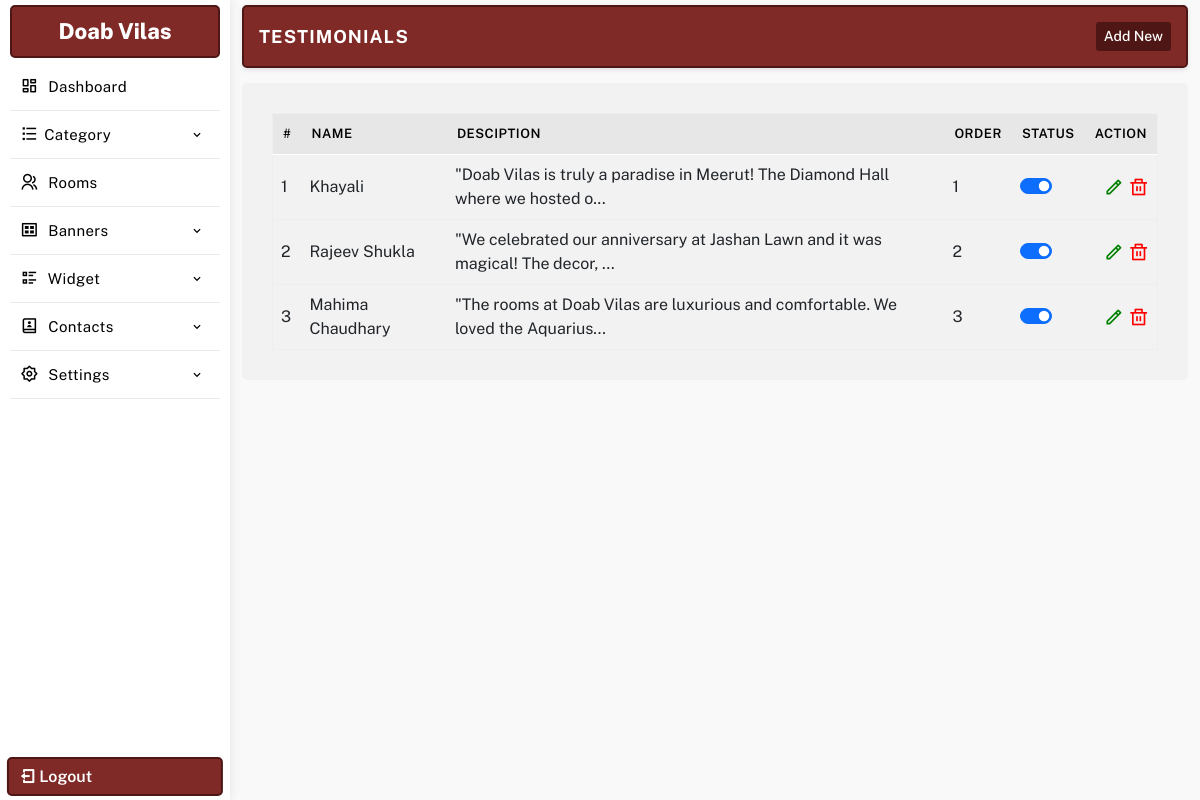
Screenshot of /manager/testimonials.php (signed in) with the database file from the repository.
### tables this page shows
CREATE TABLE `settings` (
  `id` int(11) NOT NULL,
  `web_name` varchar(255) NOT NULL,
  `email_id` varchar(255) NOT NULL,
  `alternate_email_id` varchar(255) NOT NULL,
  `contact_no` varchar(255) NOT NULL,
  `alternate_no` varchar(255) NOT NULL,
  `whatsapp_no` varchar(255) NOT NULL,
  `reception_time` varchar(255) NOT NULL DEFAULT '',
  `address` text NOT NULL,
  `youtubelink` varchar(255) NOT NULL,
  `map_iframe` longtext NOT NULL,
  `facebook` varchar(255) NOT NULL,
  `youtube` varchar(255) NOT NULL,
  `instagram` varchar(255) NOT NULL,
  `twitter` varchar(255) NOT NULL,
  `linkedin` varchar(255) NOT NULL,
  `logo` varchar(255) NOT NULL,
  `meta_title` varchar(255) NOT NULL,
  `meta_keywords` varchar(255) NOT NULL,
  `meta_desc` text NOT NULL,
  `smart_classroom_desc` text DEFAULT NULL,
  `smart_classroom_text` varchar(255) DEFAULT '1st Smart Classroom',
  `brochure_file` varchar(500) DEFAULT '',
  `footerdesc` text NOT NULL,
  `googletag` text NOT NULL,
  `headercenterline` varchar(255) NOT NULL
);

CREATE TABLE `testimonials` (
  `id` int(11) NOT NULL,
  `category` varchar(255) NOT NULL,
  `title` text NOT NULL,
  `subtitle` varchar(255) DEFAULT NULL,
  `url` text NOT NULL,
  `desc` longtext NOT NULL,
  `file` varchar(255) NOT NULL,
  `order` varchar(255) NOT NULL,
  `status` int(255) NOT NULL
);

### manager/database/db.php (called while the page is built, shortened)
<?php session_start();
$con = mysqli_connect( DB_HOST, DB_USER, DB_PASSWORD, DB_NAME);
$sqlsetting = mysqli_query($con,"SELECT * FROM `settings`");
$rwlinks = mysqli_fetch_array($sqlsetting);
$websitename = $rwlinks['web_name'];
?>

### manager/testimonials.php (the view, shortened to what this page needs)
<?php require_once 'database/db.php';
	include 'include/header.php';
	include 'include/sidebar.php';
 ?>
<section class="main-dashboard">
<div class="container-fluid">
<div class="row">
<div class="col-md-12">
	<div class="page-title">
		<div class="title">
			<h3>Testimonials</h3>
		</div>
		<div class="createbtn">
			<a href="createtestimonial.php"> Add New</a>
		</div>
	</div>
</div>
<div class="col-md-12">
	<div class="page-content">
		<table class="table table-hover" id="myTable">
			<thead>
				<tr>
					<th>#</th>
					<th>Name</th>
					<th>Desciption</th>
					<th>Order</th>
					<th>Status</th>
					<th class="text-end">Action</th>
				</tr>
			</thead>
			<tbody>
			<?php
				$sqltc  = mysqli_query($con, "SELECT * FROM testimonials ORDER BY id ASC");
				if(mysqli_num_rows($sqltc)){
					$serial = 1;
					while($rwtc = mysqli_fetch_assoc($sqltc )){
						$tcid = $rwtc['id'];
			 ?>
				<tr id='remove<?php echo $tcid; ?>'>
					<td><?php echo $serial; ?></td>
					<td><?=$rwtc['title'];?></td>
					<td><?=substr($rwtc['desc'], 0, 80)."...";?></td>
					<td><?=$rwtc['order'];?></td>
					<td>
						<div class="form-check form-switch">
							<?php $checked = $rwtc['status']==1 ? "checked" : ""; ?>
						  <input class="form-check-input" type="checkbox" data-table="testimonials" ide="<?=$rwtc['id'];?>" <?=$checked;?>>
						</div>
					</td>
					<td class="text-end">
						<a href="updatetestimonial.php?id=<?=$tcid;?>" class="editbtn ri-pencil-line" ></a>
						<a href="javascript:"  ide="<?=$tcid; ?>" class='delbtn ri-delete-bin-line' ></a>
					</td>
				</tr>
		<?php $serial++; }} ?>
			</tbody>
		</table>
	</div>
</div>
</div>
</div>
</section>
<?php
	include "include/footer.php";
?>

### manager/include/sidebar.php (shortened to what this page needs)
<aside class="sidebar-menu-dashboard">
<div class="logo-n-toggle">
	<a href="dashboard.php"><?=$websitename;?></a>
</div>
<nav class="menu">
<ul class="aside-menu">
<li class="menu-item ">
	<a href="dashboard.php" class="menu-link">
	<span class="link-text"><i class="ri-dashboard-line"></i> Dashboard</span>
	</a>
</li>
<li class="menu-item has-submenu">
	<a href="javascript:" class="menu-link" id="parent-menu">
	<span class="link-text"><i class="ri-list-check"></i>Category</span>
	<i class='bx bx-chevron-down'></i>
	</a>
</li>
<li class="menu-item ">
	<a href="rooms.php" class="menu-link">
	<span class="link-text"><i class="ri-group-line"></i> Rooms</span>
	</a>
</li>
<li class="menu-item has-submenu">
<a href="javascript:" class="menu-link orders" id="parent-menu">
<span class="link-text"><i class="ri-gallery-view"></i> Banners</span>
<i class='bx bx-chevron-down'></i>
</a>
</li>
<li class="menu-item has-submenu">
<a href="javascript:" class="menu-link" id="parent-menu">
<div>
<span class="link-text"><i class="ri-list-check-2"></i> Widget</span>
</div>
<i class='bx bx-chevron-down'></i>
</a>
</li>
<li class="menu-item has-submenu">
<a href="javascript:" class="menu-link orders" id="parent-menu">
<div>
<span class="link-text"><i class="ri-contacts-book-2-line"></i> Contacts</span>
</div>
<i class='bx bx-chevron-down'></i>
</a>
</li>
<li class="menu-item has-submenu">
<a href="javascript:" class="menu-link orders" id="parent-menu">
<div>
<span class="link-text"><i class="ri-settings-2-line"></i> Settings</span>
</div>
<i class='bx bx-chevron-down'></i>
</a>
</li>
</ul>
</nav>
<a href="logout.php" class="logout-fixed"><i class="ri-logout-box-line"></i> Logout</a>
</aside>

### manager/css/style.css (style rules this page uses)
* { margin: 0; padding: 0; box-sizing: border-box; font-family: "Public Sans", sans-serif; }
:root { --text1-color: #a7a7a7; --primary-color: #7F2A26; --secondary-color: #4e1715; }
table { margin: 0 !important;border: 1px solid #eee !important; }
table thead { background: #e7e7e7;border-bottom: 1px solid #fff;color: #fff; }
table thead tr th { font-weight: 600 !important;font-size: 13px;border-bottom: 0 !important;padding: 10px !important;color: #000;text-transform: uppercase;letter-spacing: .5px; }
tr td { vertical-align: middle; }
p,h1,h2,h3,h4,h5,h6 { margin: 0; }
a { text-decoration: none; color: #000; }
ul { list-style: none; padding: 0; margin: 0; }
.addimage, .editbtn,.delbtn { font-size: 20px; }
.editbtn { color: green; }
.delbtn { color: red; }
aside { width: 230px; height: 100vh; transition: all .4s linear; float: left; box-shadow: 1px 0 10px rgb(0 0 0 / 8%); position: relative; padding: 5px 10px; }
.logo-n-toggle { display: flex; justify-content: center; align-items: center; padding: 8px 10px; border: 2px solid var(--secondary-color); border-radius: 5px; background: var(--primary-color); }
.logo-n-toggle a { display: block; transition: display .4s linear; color: #fff; text-align: center; font-weight: 800; font-size: 22px; }
.logo-n-toggle a:before, .logo-n-toggle a:after { width: 12px; height: 12px; display: inline-block; border: 4px solid var(--primary-color); border-radius: 50%; margin: 0 5px; }
.logout-fixed { position: absolute; bottom: 4px; left: 50%; padding: 5px 10px; width: 94%; color: #fff; margin: auto; transform: translateX(-50%); border-radius: 5px; border: 2px solid var(--secondary-color); font-weight: 600; background: var(--primary-color); transition: .3s linear; }
.page-title { padding: 15px; border-radius: 5px; border: 2px solid var(--secondary-color); display: flex; align-items: center; justify-content: space-between; margin-bottom: 15px; box-shadow: 0 .125rem .25rem rgba(165,163,174,.3); background: #fff; background: var(--primary-color); }
.page-title .title h3 { font-size: 18px; color: #fff; text-transform: uppercase; font-weight: 700; letter-spacing: 1px; }
.page-title .createbtn { display: flex; align-items: center; gap: 10px; }
.page-title .createbtn a { font-size: 14px; display: flex; align-items: center; justify-content: center; border-radius: 3px; padding: 4px 8px; font-weight: 500; background: var(--secondary-color); color: #fff; transition: .3s ease; }
.page-content { background: #fff;padding: 30px;border-radius: 5px;background: #f2f2f2; }
aside .menu { height: 88%; overflow: auto; padding: 5px 0; }
.aside-menu .menu-item { transition: all .2s linear; position: relative; }
.aside-menu .menu-item > .menu-link { text-decoration: none; display: block; padding: 10px 10px; display: flex; justify-content: space-between; align-items: center; white-space: nowrap; border-bottom: 1px solid #e9e9e9; }
.aside-menu .menu-item > .menu-link i { color: #000; font-size: 18px; margin-right: 5px; display: inline-block; }
.aside-menu .menu-item > .menu-link .bx-chevron-down, .aside-menu .menu-item > .menu-link .link-text { transition: all .2s linear; color: #000; font-size: 15px; letter-spacing: 0.4px; font-weight: 400; }
.aside-menu .menu-item > .menu-link span::after { content: ""; font-family: FontAwesome; }
section.main-dashboard { float: left; width: calc(100% - 230px); transition: all .4s linear; overflow: auto; height: 100vh; padding: 5px 0; background: #f9f9f9; }

### rows the page displays
settings: web_name "Doab Vilas"
testimonials: title "Khayali", desc "\"Doab Vilas is truly a paradise in Meerut! The Diamond Hall where we hosted o", order "1"
testimonials: title "Rajeev Shukla", desc "\"We celebrated our anniversary at Jashan Lawn and it was magical! The decor,", order "2"
testimonials: title "Mahima Chaudhary", desc "\"The rooms at Doab Vilas are luxurious and comfortable. We loved the Aquarius", order "3"
